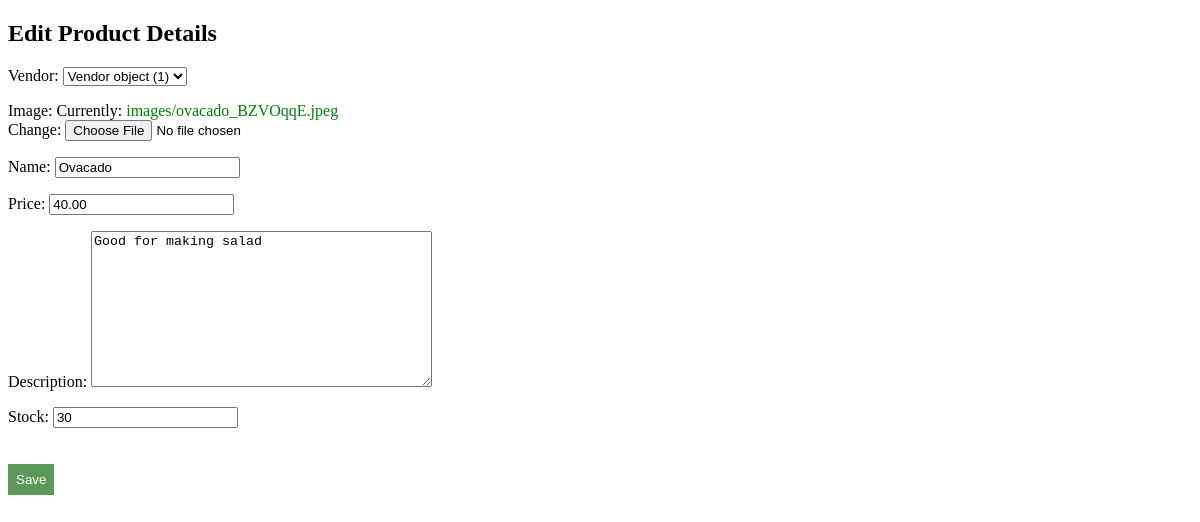
Screenshot of /inventory/products/edit/19 with the database file from the repository.
### inventory/models.py (models this page shows)
class Product(models.Model):
    vendor=models.ForeignKey(Vendor,null=True,on_delete=models.CASCADE)
    image = models.ImageField(upload_to='images/')
    name=models.CharField(max_length=32)
    price=models.DecimalField(max_digits=8,decimal_places=2)
    description=models.TextField()
    datecreated=models.DateTimeField(auto_now_add=True)
    date_updated=models.DateTimeField(auto_now=True)
    stock=models.PositiveIntegerField()

### inventory/views.py (the view)
# urls.py: path("products/edit/<int:id>",product_update_view,name="product_update"),
def product_update_view(request,id):
    product=Product.objects.get(id=id)
    if request.method=="POST":
        form=ProductUploadForm(request.POST,instance=product)
        if form.is_valid():
            form.save()
        return redirect("product_detail_view",id=product.id)
    else:
        form=ProductUploadForm(instance=product)
    return render(request,"inventory/edit_product.html",{"form":form})

### inventory/forms.py
class ProductUploadForm(forms.ModelForm):
    class Meta:
        model=Product
        fields="__all__"

### templates/inventory/edit_product.html (shortened to what this page needs)
<!DOCTYPE html>
<html lang="en">
<head>
</head>
<body>
    <h2>Edit Product Details</h2>
    <form method="post" class="upload-form">
        {{form.as_p}}
        <button type="submit" class="button">Save</button>
    </form>
</body>
</html>

### templates/inventory/edit_product.html (style rules this page uses)
a { text-decoration: none; color: green; }
button { padding: 8px 8px; border-style: none; background-color: rgb(90, 153, 90); color: white; margin-right: 20px; margin-top: 20px; }

### rows the page displays
Product: vendor "Vendor object (1)", name "Ovacado", price "40.00", description "Good for making salad", stock "30"
